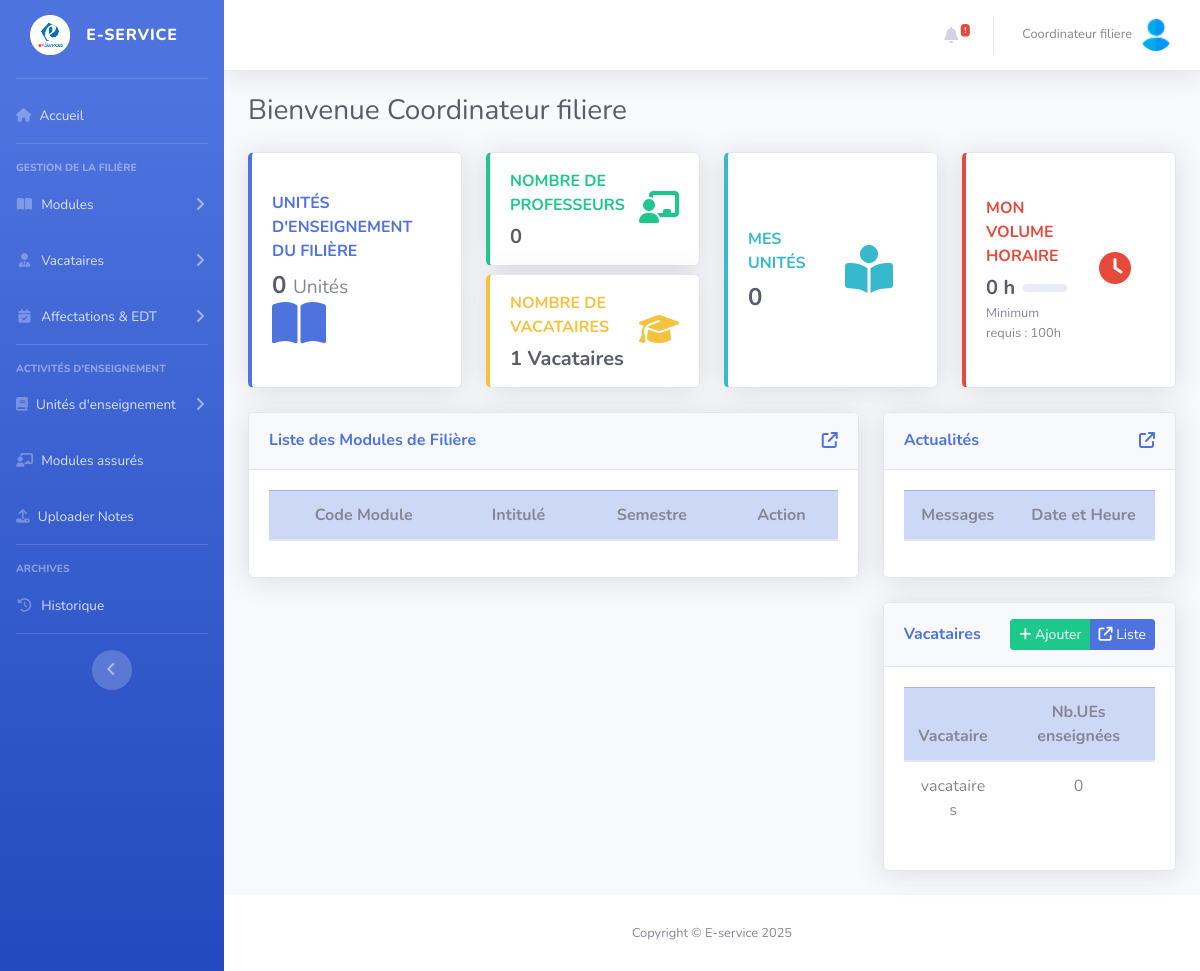
The app's page /Views/CoordViews/index.php (signed in), older data.
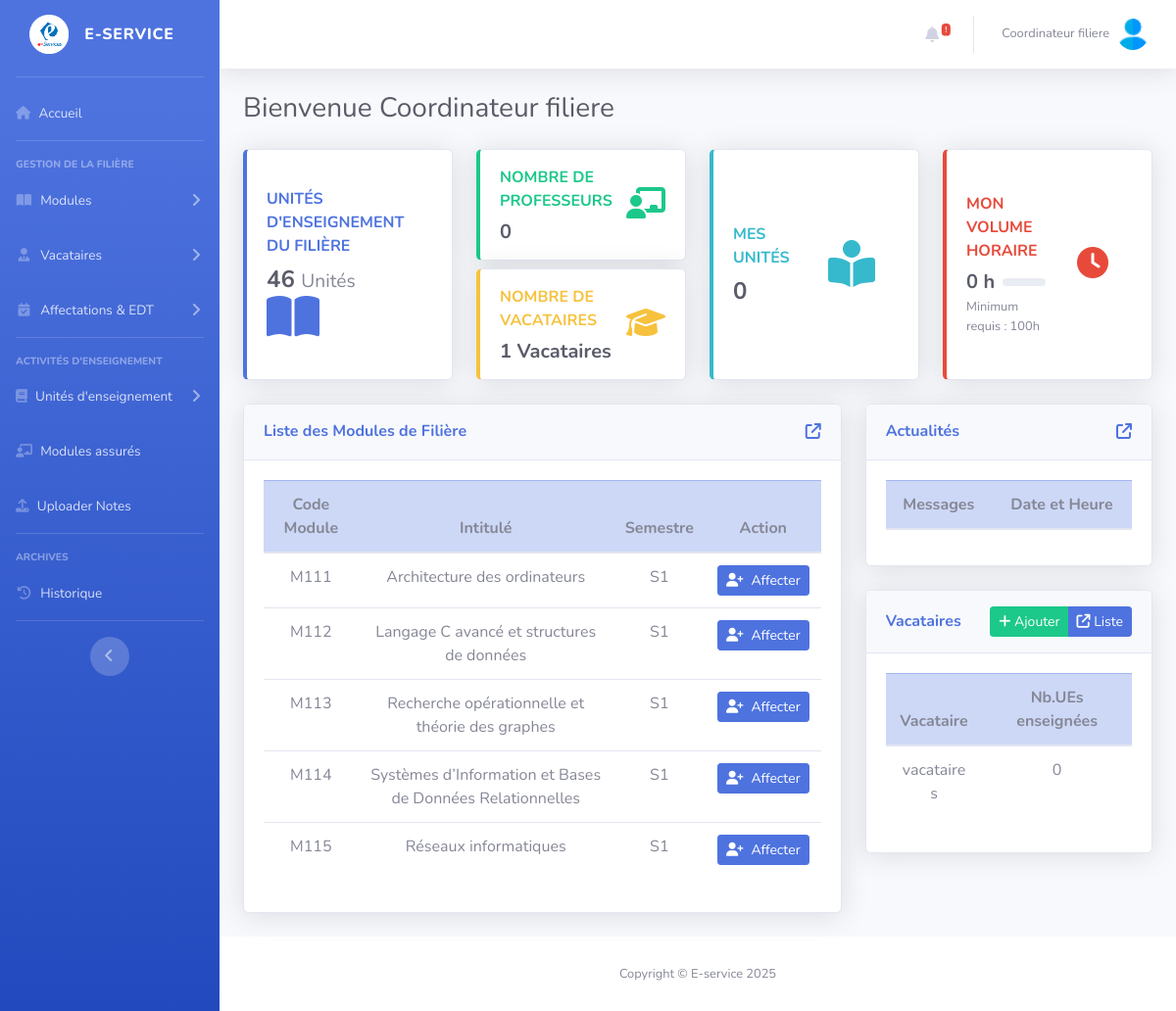
The same page, newer data.
### tables this page shows
CREATE TABLE `utilisateurs` (
  `id` int(11) NOT NULL,
  `firstName` varchar(50) NOT NULL,
  `lastName` varchar(75) NOT NULL,
  `CIN` varchar(10) NOT NULL,
  `Birthdate` date NOT NULL,
  `email` varchar(50) NOT NULL,
  `password` varchar(255) NOT NULL,
  `speciality` varchar(70) NOT NULL,
  `id_departement` int(11) NOT NULL,
  `creation_date` datetime NOT NULL DEFAULT current_timestamp(),
  `must_change_password` tinyint(1) DEFAULT 1
);

CREATE TABLE `units` (
  `id` int(11) NOT NULL,
  `code_module` varchar(10) NOT NULL,
  `intitule` varchar(100) NOT NULL,
  `semestre` varchar(2) NOT NULL,
  `credits` decimal(11,2) NOT NULL,
  `speciality` varchar(50) NOT NULL,
  `departement_id` int(11) NOT NULL,
  `id_filiere` int(11) NOT NULL,
  `statut` tinyint(4) NOT NULL DEFAULT 0,
  `date_creation` datetime NOT NULL DEFAULT current_timestamp()
);

### Model/database.php (called while the page is built, shortened)
<?php
    function dataBaseConnection(){
        try{
            $pdo=new PDO('mysql:host=localhost;dbname=EserviceDB;port=3306;charset=utf8','root','',array(PDO::ATTR_ERRMODE=>PDO::ERRMODE_EXCEPTION));
        }catch(Exception $e){
            echo $e->getMessage();
        }
        return $pdo;
    }
    function GetFromDb($query,$values,$fetchAll=true){
        try {
            $pdo=dataBaseConnection();
            $stmt=$pdo->prepare($query);
            if (is_array($values)){
                $stmt->execute($values);
            }else{
                $stmt->execute([$values]);
            }
            if($fetchAll){
                $data=$stmt->fetchAll(PDO::FETCH_ASSOC);
            }else{
                $data=$stmt->fetch(PDO::FETCH_ASSOC);
            }
                return $data;
        } catch (Exception $e) {
            error_log("Error : " . $e->getMessage());
            return false;
        }
    }
    function CounterValues($query,$values){
        try{
            $pdo=dataBaseConnection();
            $stmt=$pdo->prepare($query);
            if (is_array($values)){
                $stmt->execute($values);
            }else{
                $stmt->execute([$values]);
            }
            if($stmt){
                $count=$stmt->fetchColumn();
                return $count;
            }
        } catch (PDOException $e) {
            echo "Error Getting the count : " . $e->getMessage();
            return -1;
        }
    }

### Views/CoordViews/index.php (the view, shortened to what the rows shown need)
<?php
    $data=GetFromDb("SELECT * FROM utilisateurs WHERE id=? ;",$_SESSION['id'],false);
    $userName=$data['firstName'].' '.$data['lastName'];
    $Coord=GetFromDb("SELECT * FROM coordinateurs WHERE id_coordinateur	=? ;",$_SESSION['id'],false);
    $units=GetFromDB('SELECT * FROM units WHERE id_filiere=? AND statut=0 LIMIT 5;',$Coord['id_filiere']);
    $vacataires=GetFromDb('SELECT * FROM utilisateurs u
                                JOIN userroles r ON u.id=r.user_id
                                JOIN vacataires v ON u.id = v.id_vacataire
                                WHERE r.role_id=5 AND v.id_filiere=? LIMIT 5;',
                                $Coord['id_filiere']);
?>
    <div id="wrapper">
   <?php require_once "../include/header.php";?>
   <div class="container-fluid">
        <div class="d-sm-flex align-items-center justify-content-between mb-4">
            <h1 class="h3 mb-0 text-gray-800">Bienvenue <?=$userName?></h1>
        </div>
                    <div class="row">
                        <div class="col-xl-8 col-lg-7">
                            <div class="card shadow mb-4">
                                <div class="card-body">
                                    <table class="table table-hover align-middle text-center">
                                        <thead class="table-primary">
                                            <tr>
                                                <th>Code Module</th>
                                                <th>Intitulé</th>
                                                <th>Semestre</th>
                                                <th>Action</th>
                                            </tr>
                                        </thead>
                                        <tbody>
                                            <?php foreach ($units as $unit){
                                            ?>
                                                <tr>
                                                    <td><?= htmlspecialchars($unit['code_module']) ?></td>
                                                    <td><?= htmlspecialchars($unit['intitule']) ?></td>
                                                    <td><?= htmlspecialchars($unit['semestre']) ?></td>
                                                    <td>
                                                        <a href="affecter_module_vacataire.php?unit_id=<?=$unit['id']?>" class="btn btn-primary btn-sm d-inline-flex align-items-center">
                                                            <i class="fas fa-user-plus pr-2"></i> Affecter
                                                        </a>
                                                    </td>
                                                </tr>
                                            <?php } ?>
                                        </tbody>
                                    </table>
                                </div>
                            </div>
                        </div>
                        <div class="col-xl-4 col-lg-5">
                            <div class="card shadow mb-4">
                                <div class="card-body">
                                    <table class="table table-hover align-middle text-center">
                                        <thead class="table-primary">
                                            <tr>
                                                <th>Messages</th>
                                                <th>Date et Heure</th>
                                            </tr>
                                        </thead>
                                    </table>
                                </div>
                            </div>
                            <div class="card shadow mb-4">
                                <div class="card-body">
                                    <table class="table table-hover align-middle text-center">
                                        <thead class="table-primary">
                                            <tr>
                                                <th>Vacataire</th>
                                                <th>Nb.UEs enseignées</th>
                                            </tr>
                                        </thead>
                                        <tbody>
                                            <?php foreach ($vacataires as $vac){
                                                $nbrUnits = CounterValues('SELECT COUNT(*) FROM professeur WHERE id_professeur=?;',$vac['id']); ?>
                                                <tr>
                                                    <td><?= $vac['firstName'].' '.$vac['lastName'] ?></td>
                                                    <td><?= $nbrUnits ?></td>
                                                </tr>
                                            <?php } ?>
                                        </tbody>
                                    </table>
                                </div>
                            </div>
                        </div>
                    </div>
        </div>
        </div>
            <?php require_once "../include/footer.php";?>
<?php
  include_once "../dashboards.php";
?>

### Views/include/header.php (shortened to what the rows shown need)
<div id="content-wrapper" class="d-flex flex-column">
    <div id="content">
        <nav class="navbar navbar-expand navbar-light bg-white topbar mb-4 static-top shadow">
            <ul class="navbar-nav ml-auto">
                <li class="nav-item dropdown no-arrow">
                    <a class="nav-link dropdown-toggle" href="#" id="userDropdown" role="button"
                        data-toggle="dropdown" aria-haspopup="true" aria-expanded="false">
                        <span class="mr-2 d-none d-lg-inline text-gray-600 small"><?= $userName ?></span>
                        <img class="img-profile rounded-circle"
                            src="..\..\startbootstrap-sb-admin-2-gh-pages\img\logo3.png">
                    </a>
                </li>
            </ul>
        </nav>

Row changes from the older to the newer data that the page shows:
added units: code_module "M111", intitule "Architecture des ordinateurs", semestre "S1"
added units: code_module "M112", intitule "Langage C avancé et structures de données", semestre "S1"
added units: code_module "M113", intitule "Recherche opérationnelle et théorie des graphes", semestre "S1"
added units: code_module "M114", intitule "Systèmes d’Information et Bases de Données Relationnelles", semestre "S1"
added units: code_module "M115", intitule "Réseaux informatiques", semestre "S1"
Text that changed along with them:
$nbrofUnits: "0" → "46"
